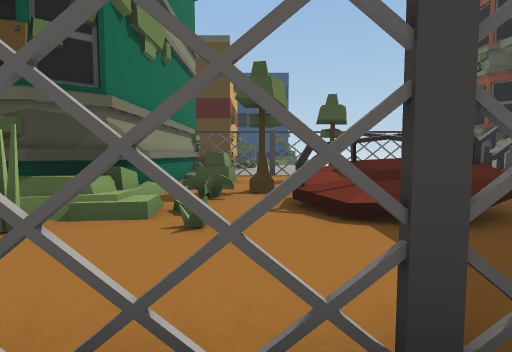
view 1 (above)

24 first-person views from a walk through a 3-D level made in the Unity game engine. The camera is 1.4 m above the floor, tilts 4° down and sees 80° across. The floor is counted in squares, 2 m on a side. Each view is taken from the middle of a square. On the plan, view 1 faces up. The plan holds only what a view shows up to about 10 squares ahead; the rest is blank. The place goes on beyond the plan. The player is left out.

view 2
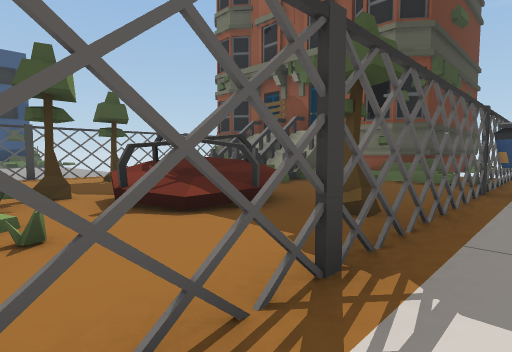

view 3
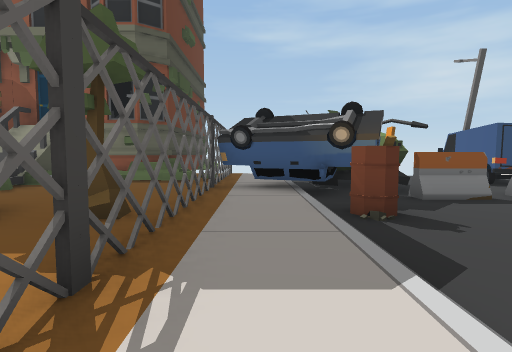

view 4
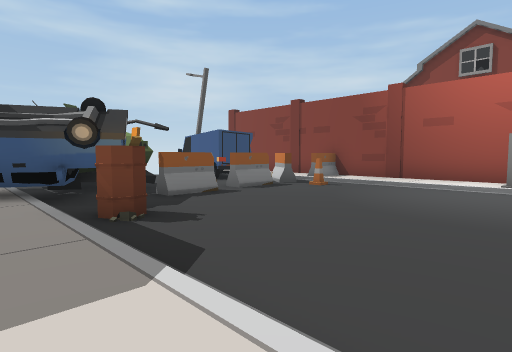

view 5
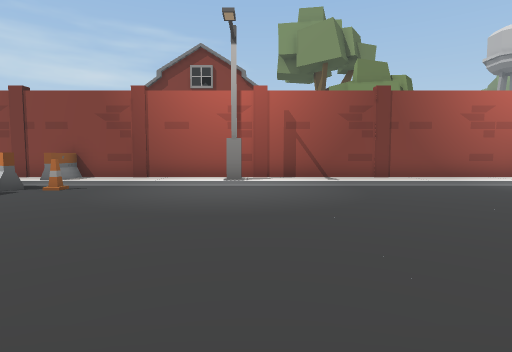

view 6
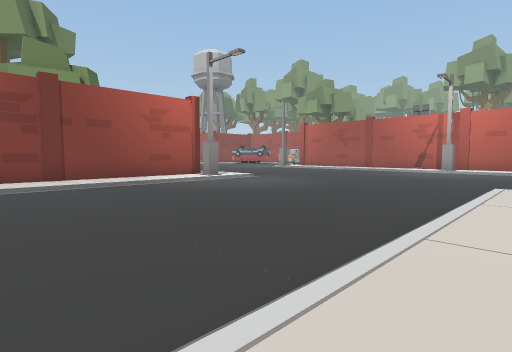

view 7
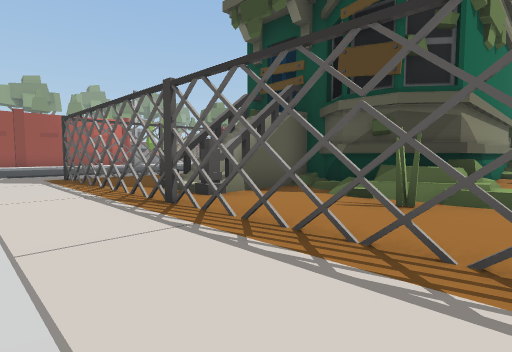

view 8
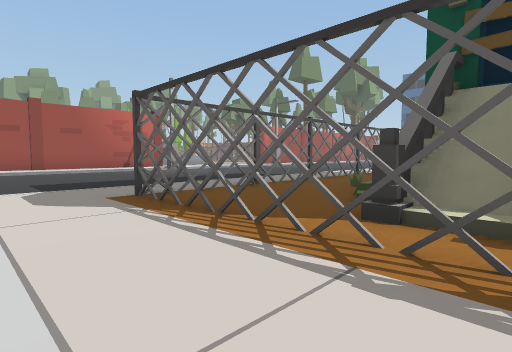

view 9
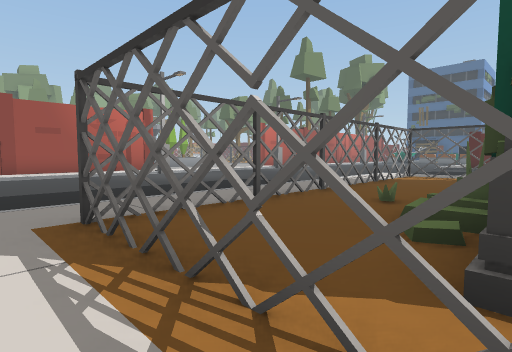

view 10
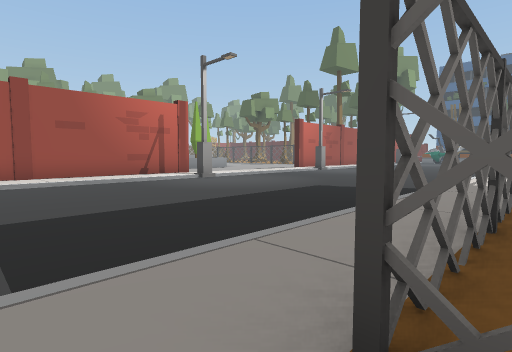

view 11
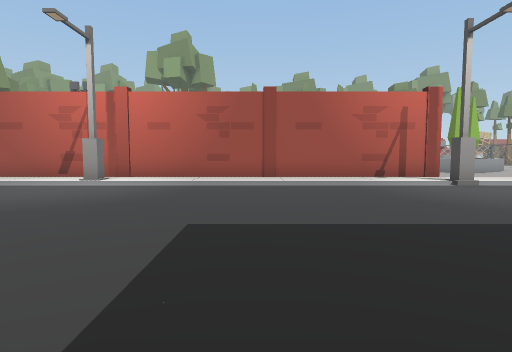

view 12
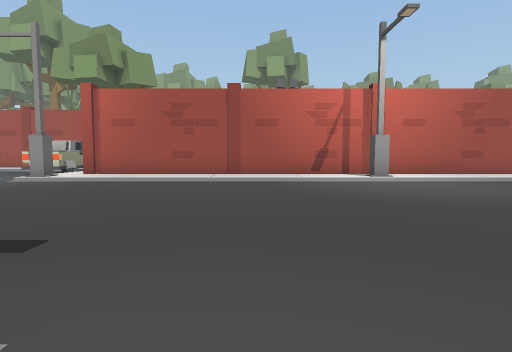

view 13
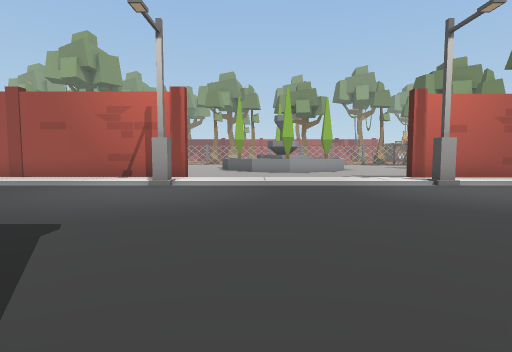

view 14
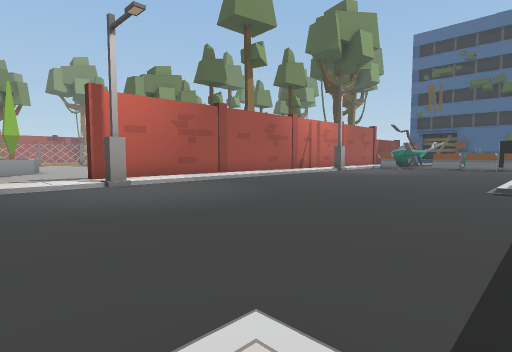

view 15
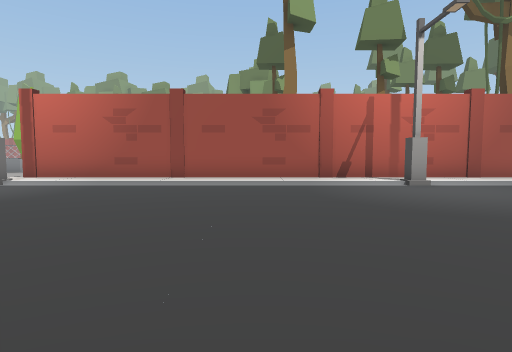

view 16
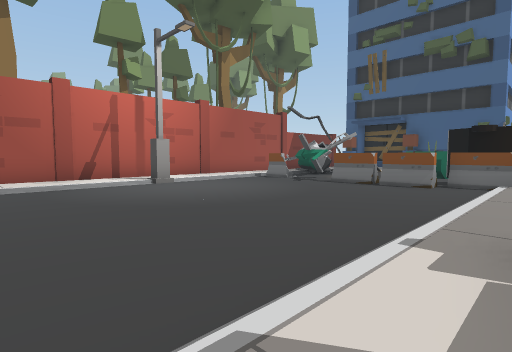

view 17
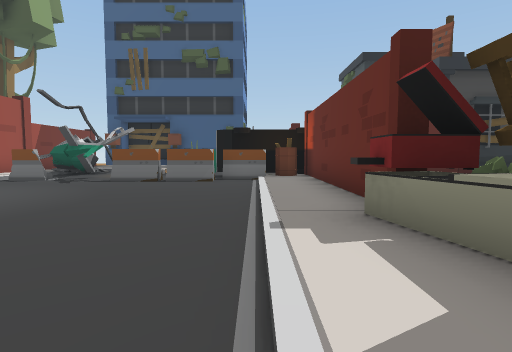

view 18
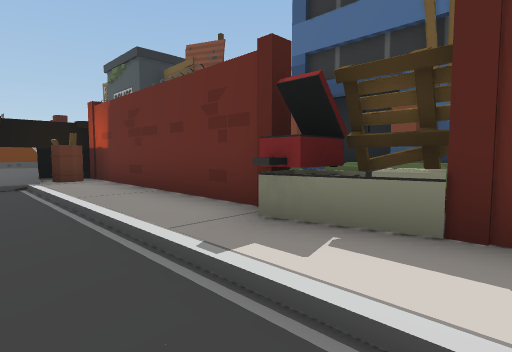

view 19
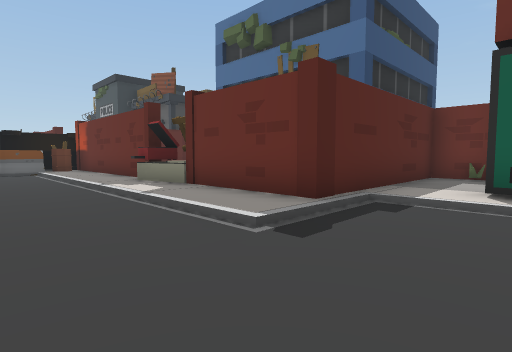

view 20
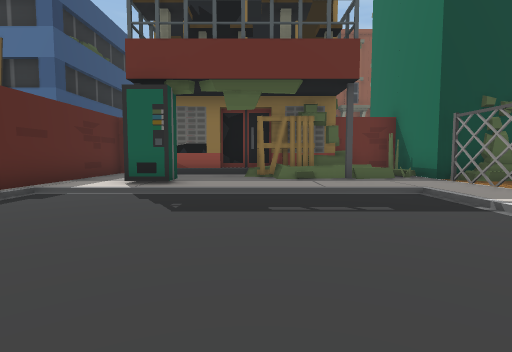

view 21
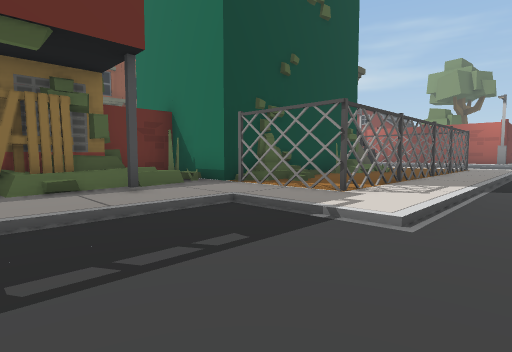

view 22
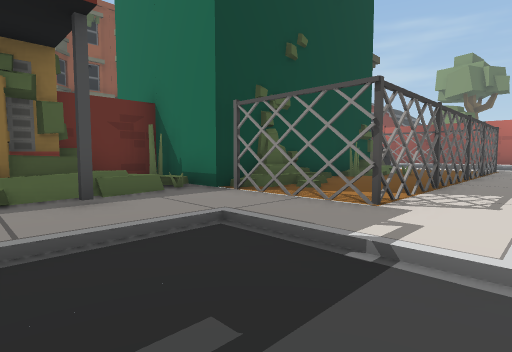

view 23
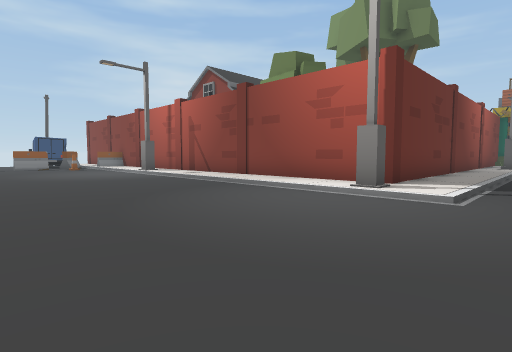

view 24
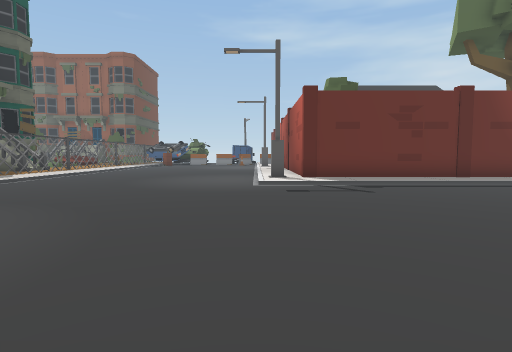

### Floor plan
Key: @ floor where view 1 was taken; # wall or solid block; x gap in a wall; . main floor; : floor 0.25 m higher than the main floor; / step, stairs or slope; = window, fence, low wall or low ledge; ^ raised ledge; v drop or lower ground; H house; T tree; B barrel; C cone; I thing the floor can be seen under or through; P pallet; O other object.
Columns run from 20 left of view 1 to 9 right of it. Each row starts with its distance up from view 1.
 33       OO
 32        O
 31    ##   OOOO    vv
 30 T /.##  OOB#  ##
 29 # /O.#OOO/:#
 28 #:/....../:#
 27 #:/....../:#  ###
 26 #:/....../:#    #
 25 #:#....../:#  =##
 24 #:/....../OP  =#
 23 #:/....../:PP =#
 22 #:/....../:#
 21 #:/....../:#
 20 #:/....../:######
 19 #:/......///::::#
 18 #:/.........::::#
 17 #:/.........:O:##
 16 #:/.........:::#
 15 #:/.........:::#
 14 #:#.........::##
 13  :/.........:###
 12  :/......///::#
 11  :/....../::::#
 10  :/....../:II##   ######
  9  :/....../:I:H#   # :::   ^#
  8  :/....../:I:##   #H::T   ##
  7  :/....../:I: #   #H::   =##
  6  :#....../:I:H#   #:T:   ##
  5 #:/....../:x:##   #H:OOO =##
  4 #:/....../:#:H# ###::OOO:: #
  3 #:/....../:x: # # H:::OO:::#
  2 #:/....../:#: ###:::::TT:: =#
  1 #:/....../:#x####x#x####xx####
  0 #:/....../::::::::::@:::::#::
 -1 #:/......////////////////OOO
 -2 #:/....................B.##
 -3 #:/......................O#
 -4 #//......................O.
 -5 #:/......................O.
 -6  :/......................O.O
 -7 #:/.....................CO O
 -8  :/....../////////////////
 -9 #:/....../:/::::::::/::::O:
-10 #:/....../:#################
-11 #:/....../:#
-12  :/....../:#
-13  #/.   ../:#

Where each view was taken, in squares from view 1:
view 1: 0 up, 0 right, facing up
view 2: 0 up, 1 left, facing up-right
view 3: 0 up, 1 left, facing right
view 4: 0 up, 1 left, facing down-right
view 5: 0 up, 1 left, facing down
view 6: 0 up, 3 left, facing down-left
view 7: 1 down, 1 left, facing up-left
view 8: 1 down, 5 left, facing up-left
view 9: 0 up, 6 left, facing up-left
view 10: 0 up, 9 left, facing up-left
view 11: 1 up, 10 left, facing left
view 12: 7 down, 10 left, facing left
view 13: 9 up, 10 left, facing left
view 14: 11 up, 10 left, facing up-left
view 15: 21 up, 10 left, facing left
view 16: 21 up, 10 left, facing up-left
view 17: 21 up, 11 left, facing up
view 18: 22 up, 12 left, facing up-right
view 19: 17 up, 13 left, facing up-right
view 20: 15 up, 14 left, facing right
view 21: 15 up, 12 left, facing down-right
view 22: 14 up, 11 left, facing down-right
view 23: 3 down, 12 left, facing down-right
view 24: 8 down, 19 left, facing right
